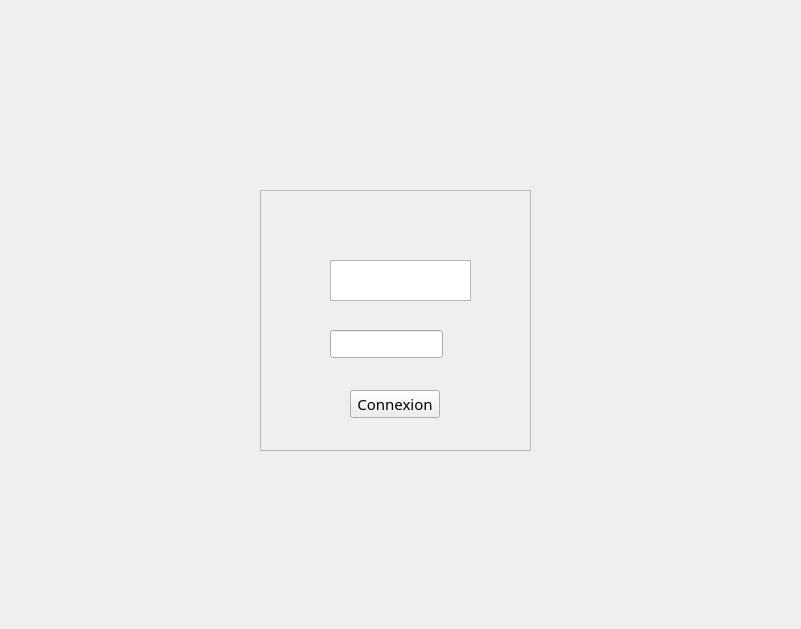
<?xml version="1.0" encoding="UTF-8"?>
<ui version="4.0">
 <class>Form</class>
 <widget class="QWidget" name="Form">
  <property name="enabled">
   <bool>true</bool>
  </property>
  <property name="geometry">
   <rect>
    <x>0</x>
    <y>0</y>
    <width>801</width>
    <height>629</height>
   </rect>
  </property>
  <property name="windowTitle">
   <string>Waly Macket</string>
  </property>
  <widget class="QFrame" name="frame">
   <property name="geometry">
    <rect>
     <x>260</x>
     <y>190</y>
     <width>271</width>
     <height>261</height>
    </rect>
   </property>
   <property name="frameShape">
    <enum>QFrame::StyledPanel</enum>
   </property>
   <property name="frameShadow">
    <enum>QFrame::Raised</enum>
   </property>
   <widget class="QPushButton" name="pushButton">
    <property name="geometry">
     <rect>
      <x>90</x>
      <y>200</y>
      <width>90</width>
      <height>28</height>
     </rect>
    </property>
    <property name="font">
     <font>
      <family>Dyuthi</family>
      <pointsize>11</pointsize>
     </font>
    </property>
    <property name="text">
     <string>Connexion</string>
    </property>
    <property name="checkable">
     <bool>false</bool>
    </property>
   </widget>
   <widget class="QTextEdit" name="textEdit">
    <property name="geometry">
     <rect>
      <x>70</x>
      <y>70</y>
      <width>141</width>
      <height>41</height>
     </rect>
    </property>
    <property name="font">
     <font>
      <family>Dyuthi</family>
      <pointsize>12</pointsize>
     </font>
    </property>
   </widget>
   <widget class="QLineEdit" name="lineEdit">
    <property name="geometry">
     <rect>
      <x>70</x>
      <y>140</y>
      <width>113</width>
      <height>28</height>
     </rect>
    </property>
   </widget>
  </widget>
 </widget>
 <resources/>
 <connections/>
</ui>
